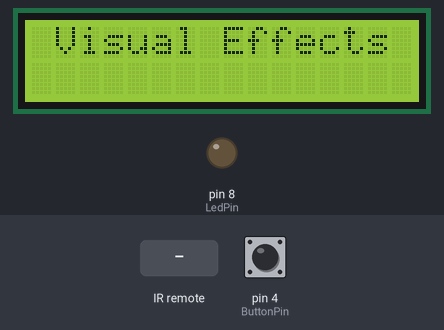
The sketch below on a simulated Arduino Uno, built with avr-gcc and run on an emulated ATmega328P. Parts: 16×2 character LCD, output pins drawn as LEDs (lit = HIGH). Dashed ring = blinking. The test bench sets the inputs (shaded band); at power-on: pin 4 (ButtonPin) LOW. What the sketch prints to the serial monitor is not drawn.

Above: at 1.2 s.
1.3 s: pin 4 (ButtonPin) pulled HIGH for 3.2 s
At 1.8 s:
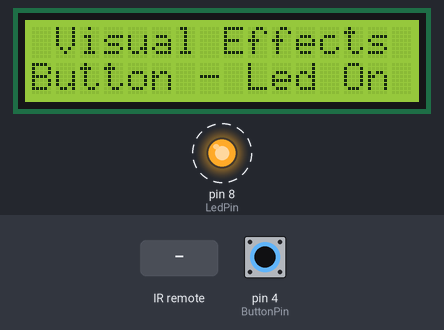
6.0 s: infrared code 0xFF30CF received
At 6.7 s:
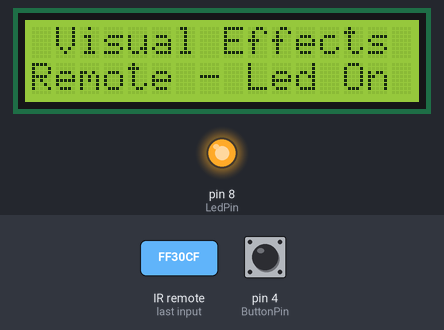
7.5 s: infrared code 0xFF18E7 received
At 8.3 s:
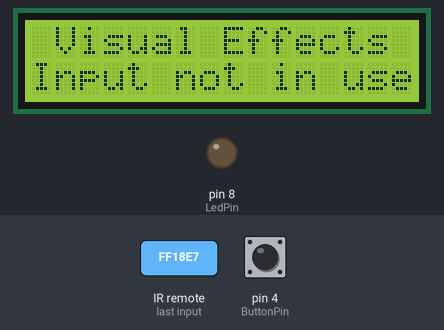
9.0 s: pin 4 (ButtonPin) pulled HIGH for 0.15 s
At 9.03 s:
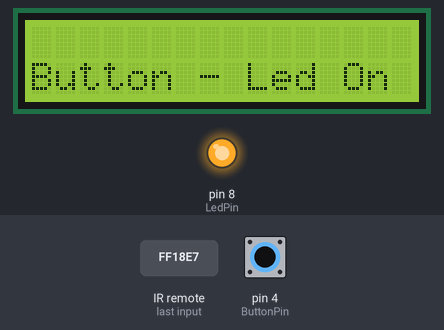
10.6 s: infrared code 0xFF30CF received
At 11.3 s:
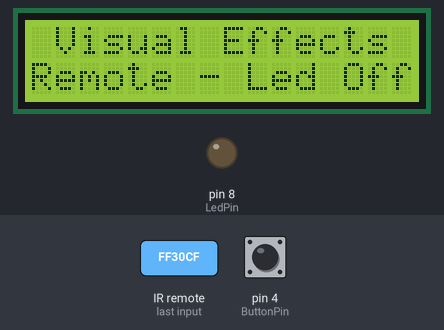
12.1 s: pin 4 (ButtonPin) pulled HIGH for 1 s
At 13.5 s:
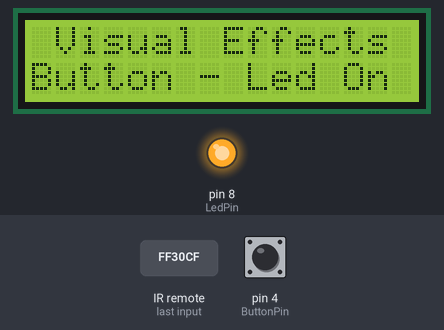
Timing chart, 0 to 15.1 s (numbered marks = the images above; inputs shaded):
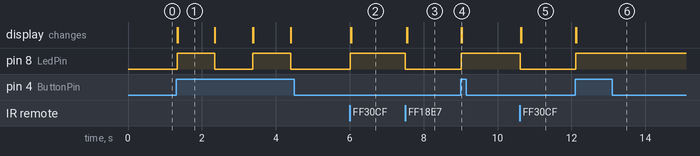

Measured:
- after the input at 1.3 s, pin 8 (LedPin): alternates HIGH for 1.0 s and LOW for 1.0 s, starting at once; the display: first changes at once (image 1 shows a later state)
- after the input at 6.0 s, pin 8 (LedPin): LOW → HIGH at once; the display: first changes at once (image 2 shows a later state)
- after the input at 7.5 s, pin 8 (LedPin): HIGH → LOW at once; the display: first changes at once (image 3 shows a later state)
- after the input at 9.0 s, pin 8 (LedPin): LOW → HIGH at once; the display: changes at once (image 4)
- after the input at 10.6 s, pin 8 (LedPin): HIGH → LOW at once; the display: first changes at once (image 5 shows a later state)
- after the input at 12.1 s, pin 8 (LedPin): LOW → HIGH at once; the display: first changes at once (image 6 shows a later state)
- what the display in image 1 shows lasts 1.1 s, from 1.3 s to 2.4 s

The sketch:

IR-Button_on-off_lcd_.ino__2020_12_17_04_50_34_UTC_.ino
```cpp
#include <IRremote.h>
#include <Wire.h>
#include <LiquidCrystal_I2C.h>

int receiver = 2; //Signal Pin of IR receiver to Arduino Pin ?
int ButtonPin = 4; //Signal Pin of Button to Arduino Pin ?
int LedPin = 8; //output to pin

int LedState = LOW;
int ButtonState = LOW;
int previous = LOW;
long time = 0;
long debounce = 1000;

LiquidCrystal_I2C lcd(0x27,16,2);
IRrecv irrecv(receiver);
decode_results results;

void setup(){
  lcd.init();
  lcd.backlight();
  Serial.begin(9600);
  irrecv.enableIRIn(); // Start the receiver
  pinMode(ButtonPin, INPUT);
  pinMode(LedPin, OUTPUT);
  Serial.println(" Visual Effects Online ");
}

void loop(){
   lcd.setCursor(0,0);
   lcd.print(" Visual Effects ");

  if (irrecv.decode(&results)){ // have we received an IR signal?
    translateIR();
    irrecv.resume(); // receive the next value
    LedState = digitalRead(LedPin);
  }
  ButtonState = digitalRead(ButtonPin);
  if(ButtonState == HIGH && previous == LOW && millis() - time > debounce) {
    if(LedState == HIGH){
      LedState = LOW;
      Serial.println(" Button Read  Led Off");
      lcd.setCursor(0,1);
      lcd.print("Button - Led Off");
    } else {
      LedState = HIGH;
      Serial.println(" Button Read  Led On");
      lcd.clear();
      lcd.setCursor(0,1);
      lcd.print("Button - Led On");
    }
    time = millis();
  }
  digitalWrite(LedPin, LedState);
}

void translateIR(){ // takes action based on IR code received
 switch(results.value){
  case 0xFF30CF: //Need to change to samsung power button code
 if(LedState == LOW){
          digitalWrite(LedPin, HIGH);
          Serial.println(" Controler '1' Read  Led On");
          lcd.clear();
          lcd.setCursor(0,1);
          lcd.print("Remote - Led On");
          digitalRead(LedState);
   } else if(LedState != LOW){
          digitalWrite(LedPin, LOW);
          Serial.println(" Controler '1' Read  Led Off");
          lcd.clear();
          lcd.setCursor(0,1);
          lcd.print("Remote - Led Off");
  }
  break;
  case 0xFF18E7: //Need to change to cox power button code
 if(LedState == LOW){
          digitalWrite(LedPin, HIGH);
          Serial.println(" Controler '2' Read  Led On");
          lcd.clear();
          lcd.setCursor(0,1);
          lcd.print("Remote - Led On");
          digitalRead(LedState);
   } else if (LedState != LOW){
          digitalWrite(LedPin, LOW);
          Serial.println(" Controler '2' Read  Led Off");
          lcd.clear();
          lcd.setCursor(0,1);
          lcd.print("Remote - Led Off");
  }
  default: Serial.println(" Input not in use");
  lcd.clear();
  lcd.setCursor(0,1);
  lcd.print("Input not in use");
  }
}
```
